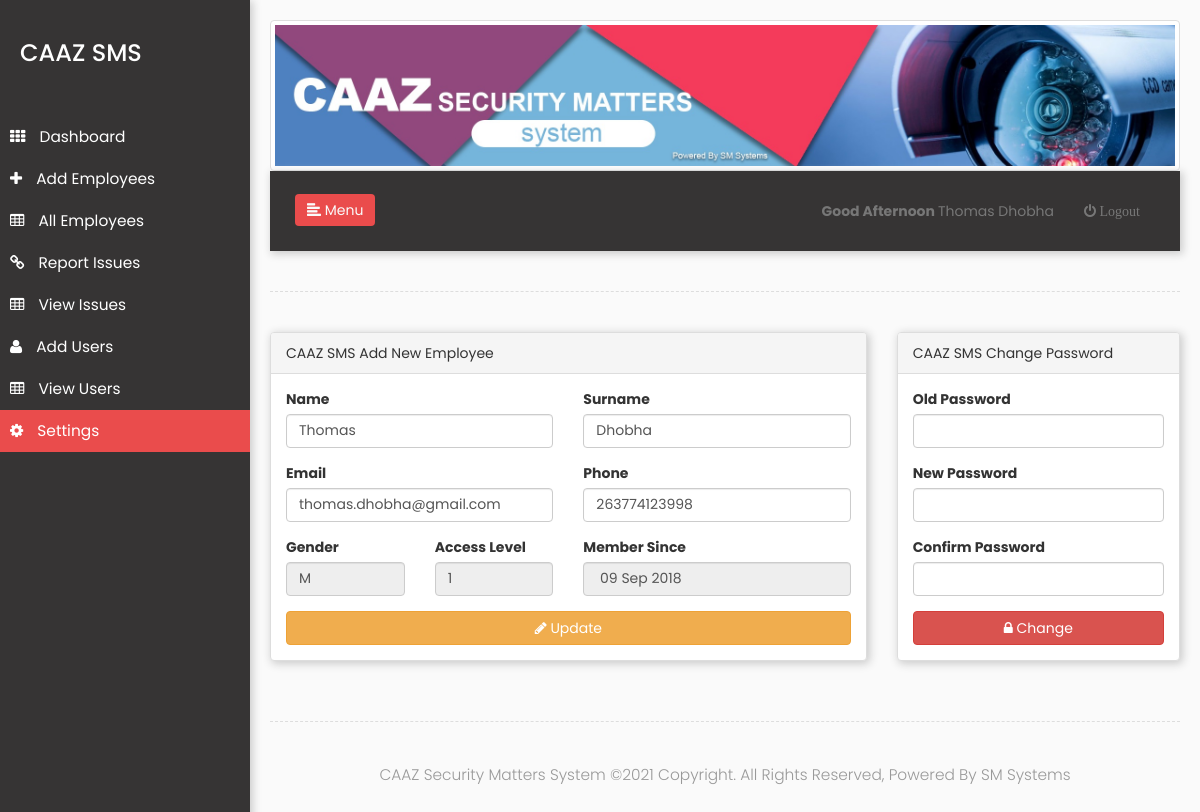
/admin/settings.php (signed in), run on the app's committed database.
### tables this page shows
CREATE TABLE `users` (
  `id` int(11) NOT NULL,
  `name` varchar(30) NOT NULL,
  `surname` varchar(30) NOT NULL,
  `email` varchar(40) NOT NULL,
  `username` varchar(20) NOT NULL,
  `password` varchar(32) NOT NULL,
  `joined` varchar(30) NOT NULL,
  `type` varchar(10) NOT NULL,
  `permission` varchar(10) NOT NULL,
  `gender` varchar(1) NOT NULL,
  `phone` varchar(20) NOT NULL
);

### admin/settings.php (the view, shortened to what this page needs)
<?php require_once('includes/session.php');
      require_once('includes/conn.php');
$sqlE =mysqli_query($mysqli,"SELECT * FROM users WHERE username='{$_SESSION['username']}'");
$eprow=mysqli_fetch_array($sqlE);
?>
<!DOCTYPE html>
<html lang="en">
    <head>
        <link rel="stylesheet" href="assets/css/bootstrap.min.css">
        <link rel="stylesheet" href="assets/css/style.css">
        <link rel="stylesheet" href="assets/awesome/font-awesome.css">
        <link rel="stylesheet" href="assets/css/animate.css">
    </head>
    <body>
        <div class="wrapper">
            <nav id="sidebar" class="sammacmedia">
                <div class="sidebar-header">
                    <h3>CAAZ SMS</h3>
                </div>
                <ul class="list-unstyled components">
                    <li>
                        <a href="dashboard.php">
                            <i class="fa fa-th"></i>
                           Dashboard
                        </a>
                    </li>
                    <?php
                    if($_SESSION['permission']==1 or $_SESSION['permission']==2 ){
                    ?>
                    <li  >
                        <a href="a_employees.php">
                            <i class="fa fa-plus"></i>
                            Add Employees
                        </a>
                    </li>
                    <?php }?>
                    <li>
                        <a href="all_employees.php">
                            <i class="fa fa-table"></i>
                           All Employees
                        </a>
                    </li>
                    <li>
                        <a href="invest.php">
                            <i class="fa fa-link"></i>
                            Report Issues
                        </a>
                    </li>
                              <?php
                    if($_SESSION['permission']==1 or $_SESSION['permission']==2 ){
                    ?>
                    <li>
                        <a href="v_issue.php">
                            <i class="fa fa-table"></i>
                            View Issues
                        </a>
                    </li>
                    <?php }?>
                             <?php
                    if($_SESSION['permission']==1 or $_SESSION['permission']==2 ){
                    ?>
                    <li>
                        <a href="a_users.php">
                            <i class="fa fa-user"></i>
                            Add Users
                        </a>
                    </li>
                    <li>
                        <a href="v_users.php">
                            <i class="fa fa-table"></i>
                            View Users
                        </a>
                    </li>
                    <?php }?>
                    <li class="active">
                        <a href="settings.php">
                            <i class="fa fa-cog"></i>
                            Settings
                        </a>
                    </li>
                </ul>
            </nav>
            <div id="content">
                <div clas="col-md-12">
                    <img src="assets/image/ssm.jpg" class="img-thumbnail">
                    </div>
                <nav class="navbar navbar-default sammacmedia">
                    <div class="container-fluid">
                        <div class="navbar-header" id="sams">
                            <button type="button" id="sidebarCollapse" id="makota" class="btn btn-sam animated tada navbar-btn">
                                <i class="glyphicon glyphicon-align-left"></i>
                                <span>Menu</span>
                            </button>
                        </div>
                        <div class="collapse navbar-collapse" id="bs-example-navbar-collapse-1">
                            <ul class="nav navbar-nav navbar-right  makotasamuel">
                                <li><a href="#"><?php require_once('includes/name.php');?></a></li>
                                <li ><a href="logout.php"><i class="fa fa-power-off"> Logout</i></a></li>
                            </ul>
                        </div>
                    </div>
                </nav>
                <div class="line"></div>
<div class="row">
<div class="col-md-8">
    <div class="panel panel-default sammacmedia">
            <div class="panel-heading">CAAZ SMS Add New Employee</div>
        <div class="panel-body">
            <form method="post" action="settings.php" >
        <div class="row form-group">
          <div class="col-lg-6">
            <label>Name</label>
              <input type="text" class="form-control" name="name" pattern="[A-Za-z]{3,}" value="<?php echo $eprow['name'];?>" required>
            </div>
             <div class="col-lg-6">
            <label>Surname</label>
              <input type="text" class="form-control" name="surname" pattern="[A-Za-z]{3,}" value="<?php echo $eprow['surname'];?>" required>
            </div>
        </div>
            <div class="row form-group">
          <div class="col-lg-6">
            <label>Email</label>
              <input type="email" class="form-control" name="email" value="<?php echo $eprow['email'];?>" required>
            </div>
             <div class="col-lg-6">
            <label>Phone</label>
              <input type="text" class="form-control" name="phone" pattern="[2-2]{1,1}[6-6]{1,1}[3-3]{1,1}[7-7]{1,1}[1-9]{2,2}[0-9]{6,6}" value="<?php echo $eprow['phone'];?>" required>
            </div>
        </div>
         <div class="row form-group">
          <div class="col-lg-3">
            <label>Gender</label>
             <input type="text" class="form-control"  value="<?php echo $eprow['gender'];?>" readonly>
            </div>
              <div class="col-lg-3">
            <label>Access Level</label>
             <input type="text" class="form-control"  value="<?php echo $eprow['permission'];?>" readonly>
            </div>
              <div class="col-lg-6">
            <label>Member Since</label>
             <input type="text" class="form-control"  value="<?php echo $eprow['joined'];?>" readonly>
            </div>
        </div>
                <div class="row">
                <div class="col-md-12">
                  <button type="submit" name="update" class="btn btn-warning btn-block"><span class="fa fa-pencil"></span> Update</button>
                </div>
                </div>
            </form>
            </div>
    </div>
    </div>
    <div class="col-md-4">
    <div class="panel panel-default sammacmedia">
            <div class="panel-heading">CAAZ SMS Change Password</div>
        <div class="panel-body">
            <form method="post" action="settings.php">
        <div class="row form-group">
          <div class="col-lg-12">
            <label>Old Password</label>
              <input type="password" class="form-control" name="old_password" required>
            </div>
        </div>
                <div class="row form-group">
          <div class="col-lg-12">
            <label>New Password</label>
              <input type="password" class="form-control" name="password" required>
            </div>
        </div>
                        <div class="row form-group">
          <div class="col-lg-12">
            <label>Confirm Password</label>
              <input type="password" class="form-control" name="cpassword" required>
            </div>
        </div>
                <div class="row">
                <div class="col-md-12">
                  <button type="submit" name="submit" class="btn btn-danger btn-block"><span class="fa fa-lock"></span> Change</button>
                </div>
                </div>
            </form>
            </div>
                </div>
    </div>
     </div>
                <div class="line"></div>
                <footer>
            <p class="text-center">
            CAAZ Security Matters System &copy;<?php echo date("Y ");?>Copyright. All Rights Reserved, Powered By SM Systems
            </p>
            </footer>
            </div>
        </div>
    </body>
</html>

### admin/assets/css/style.css (style rules this page uses)
body { font-family: 'Poppins', sans-serif; background: #fafafa; }
p { font-family: 'Poppins', sans-serif; font-size: 1.1em; font-weight: 300; line-height: 1.7em; color: #999; }
a, a:hover, a:focus { color: inherit; text-decoration: none; transition: all 0.3s; }
.navbar { padding: 15px 10px; background: #363434; border: none; border-radius: 0; margin-bottom: 40px; box-shadow: 1px 1px 3px rgba(0, 0, 0, 0.1); }
.navbar-btn { box-shadow: none; outline: none !important; border: none; }
.line { width: 100%; height: 1px; border-bottom: 1px dashed #ddd; margin: 40px 0; }
.sammacmedia { box-shadow: 2px 2px 8px 1px #ccc; }
i, span { display: inline-block; }
.wrapper { display: flex; align-items: stretch; }
#sidebar { min-width: 250px; max-width: 250px; background: #363434; color: #fff; transition: all 0.3s; }
#sidebar ul li a { text-align: left; }
#sidebar .sidebar-header { padding: 20px; background: #363434; }
#sidebar ul.components { padding: 20px 0; border-bottom: 1px solid #363434; }
#sidebar ul li a { padding: 10px; font-size: 1.1em; display: block; }
#sidebar ul li a i { margin-right: 10px; }
.btn-sam { background-color: #ea4c4c; color:#fafafa; }
#sidebar ul li.active > a, a[aria-expanded="true"] { color: #fff; background: #ea4c4c; }
#content { padding: 20px; min-height: 100vh; transition: all 0.3s; }

### data on the page
users: name "Thomas", surname "Dhobha", email "thomas.dhobha@gmail.com", phone "263774123998", gender "M", permission "1", joined "09 Sep 2018"

### other printed values
$_SESSION['name'] "Thomas"
$_SESSION['surname'] "Dhobha"
